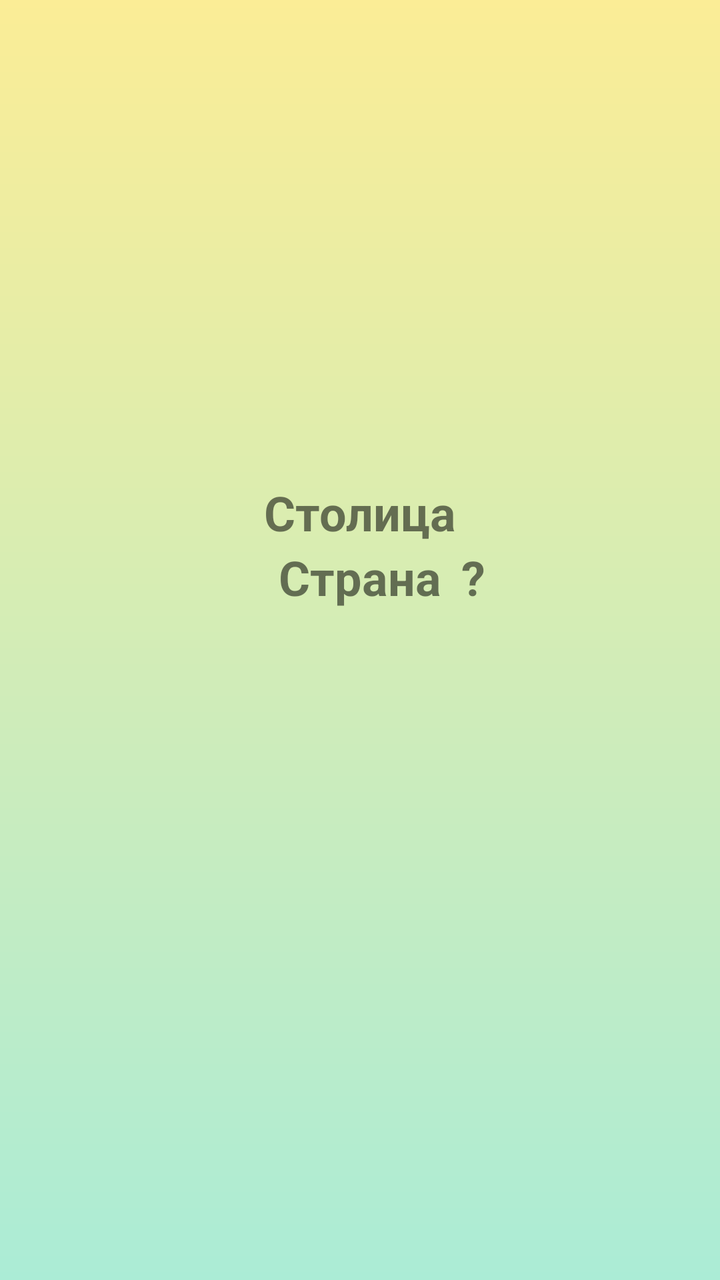
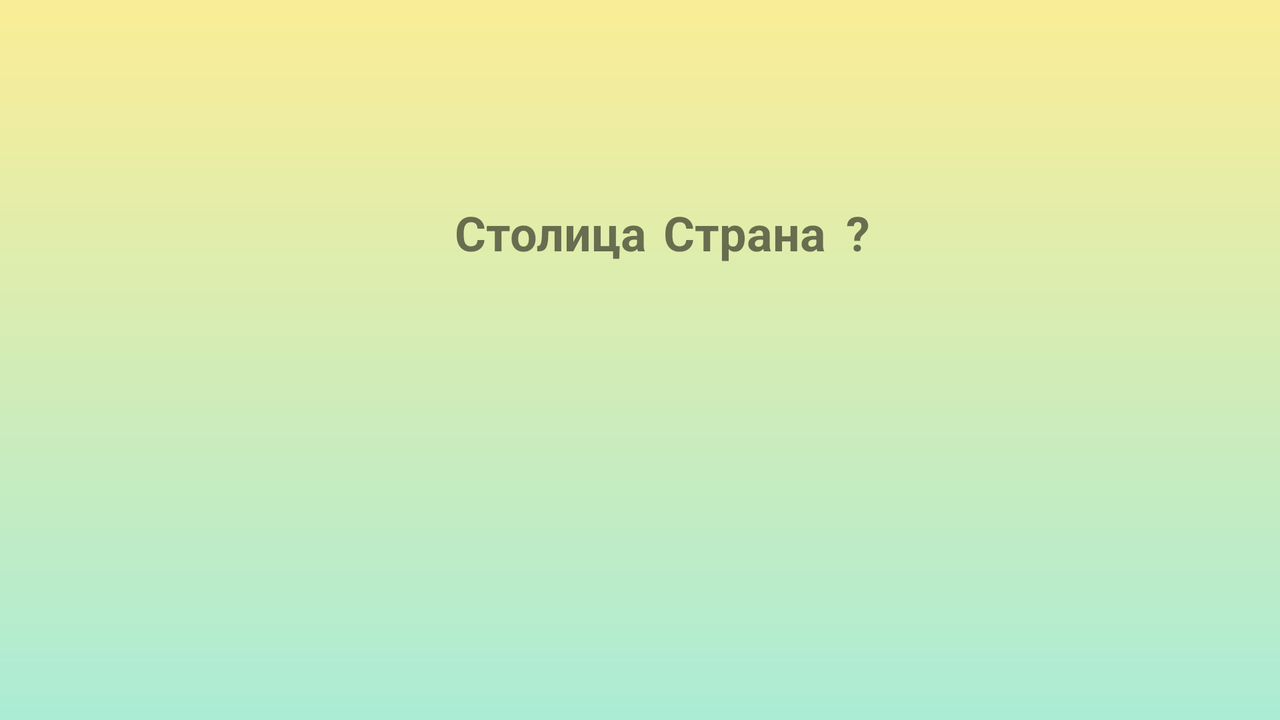

One screen, two layout resources from the same app: the default and the repository's alternative for another configuration. Each is rendered where Android would select it; the XML of both is given below.
<!-- AndroidManifest.xml: application theme Theme.CityGame -->
<!-- res/layout/fragment_game.xml -->
<?xml version="1.0" encoding="utf-8"?>
<layout xmlns:android="http://schemas.android.com/apk/res/android"
    xmlns:app="http://schemas.android.com/apk/res-auto"
    xmlns:tools="http://schemas.android.com/tools">

    <FrameLayout
        android:layout_width="match_parent"
        android:layout_height="match_parent"
        tools:context=".presentation.fragment.GameFragment">

        <androidx.constraintlayout.widget.ConstraintLayout
            android:layout_width="match_parent"
            android:layout_height="match_parent"
            android:background="@drawable/screen_background">

            <TextView
                android:id="@+id/capital_tv"
                android:layout_width="wrap_content"
                android:layout_height="wrap_content"
                android:text="@string/capital_name"
                android:textSize="24sp"
                android:textStyle="bold"
                app:layout_constraintBottom_toTopOf="@+id/button2"
                app:layout_constraintEnd_toEndOf="parent"
                app:layout_constraintHorizontal_chainStyle="packed"
                app:layout_constraintStart_toStartOf="parent"
                app:layout_constraintTop_toTopOf="parent"
                app:layout_constraintVertical_chainStyle="spread" />

            <TextView
                android:id="@+id/country_tv"
                android:layout_width="wrap_content"
                android:layout_height="wrap_content"
                android:text="@string/country_name"
                android:textSize="24sp"
                android:textStyle="bold"
                app:layout_constraintEnd_toEndOf="parent"
                app:layout_constraintStart_toStartOf="parent"
                app:layout_constraintTop_toBottomOf="@+id/capital_tv" />

            <TextView
                android:layout_width="wrap_content"
                android:layout_height="wrap_content"
                android:layout_marginStart="4dp"
                android:text=" ?"
                android:textSize="24sp"
                android:textStyle="bold"
                app:layout_constraintStart_toEndOf="@+id/country_tv"
                app:layout_constraintTop_toTopOf="@id/country_tv" />

            <androidx.appcompat.widget.AppCompatButton
                android:id="@+id/button1"
                android:layout_width="130dp"
                android:layout_height="0dp"
                android:layout_marginBottom="16dp"
                android:background="@drawable/custom_button"
                android:textAllCaps="false"
                android:textColor="@color/white"
                app:layout_constraintBottom_toTopOf="@+id/button3"
                app:layout_constraintEnd_toEndOf="parent"
                app:layout_constraintStart_toStartOf="@+id/guideline2" />

            <androidx.appcompat.widget.AppCompatButton
                android:id="@+id/button2"
                android:layout_width="130dp"
                android:layout_height="0dp"
                android:layout_marginBottom="16dp"
                android:background="@drawable/custom_button"
                android:textAllCaps="false"
                android:textColor="@color/white"
                app:layout_constraintBottom_toTopOf="@+id/button4"
                app:layout_constraintEnd_toStartOf="@+id/guideline2"
                app:layout_constraintHorizontal_chainStyle="spread"
                app:layout_constraintStart_toStartOf="parent" />

            <androidx.appcompat.widget.AppCompatButton
                android:id="@+id/button3"
                android:layout_width="130dp"
                android:layout_height="0dp"
                android:layout_marginBottom="16dp"
                android:background="@drawable/custom_button"
                android:textAllCaps="false"
                android:textColor="@color/white"
                app:layout_constraintBottom_toBottomOf="parent"
                app:layout_constraintEnd_toEndOf="parent"
                app:layout_constraintStart_toStartOf="@+id/guideline2" />

            <androidx.appcompat.widget.AppCompatButton
                android:id="@+id/button4"
                android:layout_width="130dp"
                android:layout_height="0dp"
                android:layout_marginBottom="16dp"
                android:background="@drawable/custom_button"
                android:textAllCaps="false"
                android:textColor="@color/white"
                app:layout_constraintBottom_toBottomOf="parent"
                app:layout_constraintEnd_toStartOf="@+id/guideline2"
                app:layout_constraintStart_toStartOf="parent" />

            <androidx.constraintlayout.widget.Guideline
                android:id="@+id/guideline2"
                android:layout_width="wrap_content"
                android:layout_height="wrap_content"
                android:orientation="vertical"
                app:layout_constraintGuide_begin="205dp" />

        </androidx.constraintlayout.widget.ConstraintLayout>

    </FrameLayout>
</layout>
<!-- resources referenced by this layout -->
<resources>
  <!-- drawable screen_background (drawable) -->
  <?xml version="1.0" encoding="utf-8"?>
  <shape xmlns:android="http://schemas.android.com/apk/res/android">
  
      <gradient android:angle="90"
          android:startColor="#abecd6"
          android:endColor="#fbed96"
          android:type="linear"/>
  
  </shape>
  <string name="capital_name">Столица</string>
  <string name="country_name">Страна</string>
  <style name="Theme.CityGame" parent="Theme.MaterialComponents.DayNight.NoActionBar">
          
          <item name="colorPrimary">@color/purple_500</item>
          <item name="colorPrimaryVariant">#fbed96</item>
          <item name="colorOnPrimary">@color/white</item>
          
          <item name="colorSecondary">@color/teal_200</item>
          <item name="colorSecondaryVariant">@color/teal_700</item>
          <item name="colorOnSecondary">@color/black</item>
          
          <item name="android:statusBarColor" tools:targetApi="l">?attr/colorPrimaryVariant</item>
          
  
      </style>
</resources>
<!-- res/layout-land/fragment_game.xml (the repository's variant of the layout above) -->
<!-- drawn on the phone turned sideways -->
<?xml version="1.0" encoding="utf-8"?>
<layout xmlns:android="http://schemas.android.com/apk/res/android"
    xmlns:app="http://schemas.android.com/apk/res-auto"
    xmlns:tools="http://schemas.android.com/tools">

    <FrameLayout
        android:layout_width="match_parent"
        android:layout_height="match_parent"
        tools:context=".presentation.fragment.GameFragment">

        <androidx.constraintlayout.widget.ConstraintLayout
            android:layout_width="match_parent"
            android:layout_height="match_parent"
            android:background="@drawable/screen_background">

            <TextView
                android:id="@+id/capital_tv"
                android:layout_width="wrap_content"
                android:layout_height="wrap_content"
                android:text="@string/capital_name"
                android:textSize="24sp"
                android:textStyle="bold"
                app:layout_constraintBottom_toTopOf="@+id/button2"
                app:layout_constraintEnd_toStartOf="@+id/country_tv"
                app:layout_constraintHorizontal_bias="0.5"
                app:layout_constraintHorizontal_chainStyle="packed"
                app:layout_constraintStart_toStartOf="parent"
                app:layout_constraintTop_toTopOf="parent"
                app:layout_constraintVertical_chainStyle="spread" />

            <TextView
                android:id="@+id/country_tv"
                android:layout_width="wrap_content"
                android:layout_height="wrap_content"
                android:layout_marginStart="8dp"
                android:text="@string/country_name"
                android:textSize="24sp"
                android:textStyle="bold"
                app:layout_constraintEnd_toEndOf="parent"
                app:layout_constraintHorizontal_bias="0.5"
                app:layout_constraintStart_toEndOf="@+id/capital_tv"
                app:layout_constraintTop_toTopOf="@+id/capital_tv" />

            <TextView
                android:layout_width="wrap_content"
                android:layout_height="wrap_content"
                android:layout_marginStart="4dp"
                android:text=" ?"
                android:textSize="24sp"
                android:textStyle="bold"
                app:layout_constraintStart_toEndOf="@+id/country_tv"
                app:layout_constraintTop_toTopOf="@id/country_tv" />

            <androidx.appcompat.widget.AppCompatButton
                android:id="@+id/button1"
                android:layout_width="130dp"
                android:layout_height="0dp"
                android:layout_marginBottom="16dp"
                android:background="@drawable/custom_button"
                android:textAllCaps="false"
                android:textColor="@color/white"
                app:layout_constraintBottom_toTopOf="@+id/button3"
                app:layout_constraintEnd_toEndOf="parent"
                app:layout_constraintHorizontal_bias="0.5"
                app:layout_constraintStart_toEndOf="@+id/button2" />

            <androidx.appcompat.widget.AppCompatButton
                android:id="@+id/button2"
                android:layout_width="130dp"
                android:layout_height="0dp"
                android:layout_marginBottom="16dp"
                android:background="@drawable/custom_button"
                android:textAllCaps="false"
                android:textColor="@color/white"
                app:layout_constraintBottom_toTopOf="@+id/button4"
                app:layout_constraintEnd_toStartOf="@+id/button1"
                app:layout_constraintHorizontal_bias="0.5"
                app:layout_constraintHorizontal_chainStyle="spread"
                app:layout_constraintStart_toStartOf="parent" />

            <androidx.appcompat.widget.AppCompatButton
                android:id="@+id/button3"
                android:layout_width="130dp"
                android:layout_height="0dp"
                android:layout_marginBottom="16dp"
                android:background="@drawable/custom_button"
                android:textAllCaps="false"
                android:textColor="@color/white"
                app:layout_constraintBottom_toBottomOf="parent"
                app:layout_constraintEnd_toEndOf="parent"
                app:layout_constraintHorizontal_bias="0.5"
                app:layout_constraintStart_toEndOf="@+id/button4" />

            <androidx.appcompat.widget.AppCompatButton
                android:id="@+id/button4"
                android:layout_width="130dp"
                android:layout_height="0dp"
                android:layout_marginBottom="16dp"
                android:background="@drawable/custom_button"
                android:textAllCaps="false"
                android:textColor="@color/white"
                app:layout_constraintBottom_toBottomOf="parent"
                app:layout_constraintEnd_toStartOf="@+id/button3"
                app:layout_constraintHorizontal_bias="0.5"
                app:layout_constraintStart_toStartOf="parent" />


        </androidx.constraintlayout.widget.ConstraintLayout>

    </FrameLayout>
</layout>
